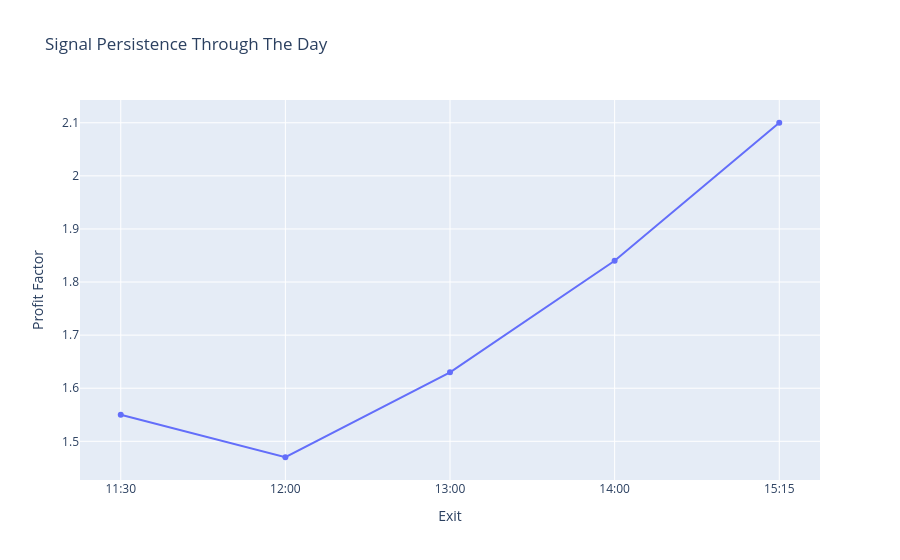

Write notebook code for a chart like this one.
### Code cell
import plotly.express as px
import pandas as pd

persistence_df = pd.DataFrame({
    "Exit": ["11:30", "12:00", "13:00", "14:00", "15:15"],
    "Average Return": [0.036, 0.047, 0.086, 0.135, 0.206],
    "Profit Factor": [1.55, 1.47, 1.63, 1.84, 2.10]
})

fig = px.line(
    persistence_df,
    x="Exit",
    y="Profit Factor",
    markers=True,
    hover_data=["Average Return"],
    title="Signal Persistence Through The Day"
)

fig.show()

### Figure 1 — Plotly figure (JSON) as saved in the notebook; plotly's stock layout.template omitted (floating-point values rounded to 4 significant figures)
{"data": [{"customdata": [[0.036], [0.047], [0.086], [0.135], [0.206]], "hovertemplate": "Exit=%{x}<br>Profit Factor=%{y}<br>Average Return=%{customdata[0]}<extra></extra>", "legendgroup": "", "line": {"color": "#636efa", "dash": "solid"}, "marker": {"symbol": "circle"}, "mode": "lines+markers", "name": "", "orientation": "v", "showlegend": false, "type": "scatter", "x": ["11:30", "12:00", "13:00", "14:00", "15:15"], "xaxis": "x", "y": [1.55, 1.47, 1.63, 1.84, 2.1], "yaxis": "y"}], "layout": {"legend": {"tracegroupgap": 0}, "title": {"text": "Signal Persistence Through The Day"}, "xaxis": {"anchor": "y", "domain": [0, 1], "title": {"text": "Exit"}}, "yaxis": {"anchor": "x", "domain": [0, 1], "title": {"text": "Profit Factor"}}}}
